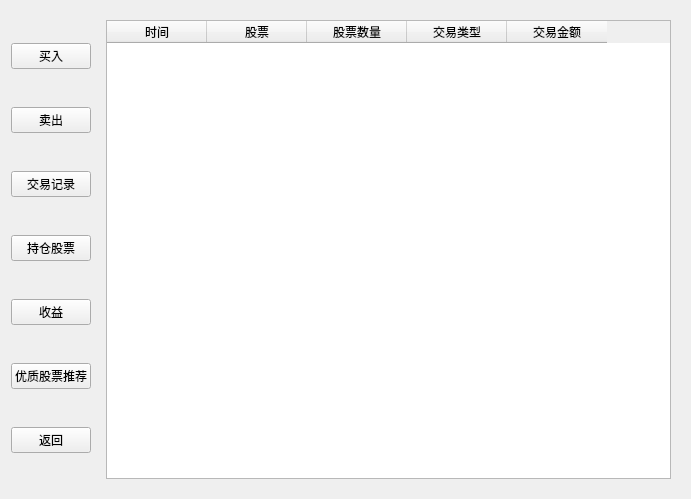
<?xml version="1.0" encoding="UTF-8"?>
<ui version="4.0">
 <class>buyin</class>
 <widget class="QWidget" name="buyin">
  <property name="geometry">
   <rect>
    <x>0</x>
    <y>0</y>
    <width>691</width>
    <height>499</height>
   </rect>
  </property>
  <property name="windowTitle">
   <string>Form</string>
  </property>
  <layout class="QGridLayout" name="gridLayout">
   <item row="0" column="0">
    <layout class="QVBoxLayout" name="verticalLayout">
     <item>
      <widget class="QPushButton" name="BuyInButton">
       <property name="text">
        <string>买入</string>
       </property>
      </widget>
     </item>
     <item>
      <widget class="QPushButton" name="SellOutButton">
       <property name="text">
        <string>卖出</string>
       </property>
      </widget>
     </item>
     <item>
      <widget class="QPushButton" name="TradingRecordButton">
       <property name="text">
        <string>交易记录</string>
       </property>
      </widget>
     </item>
     <item>
      <widget class="QPushButton" name="PositionButton">
       <property name="text">
        <string>持仓股票</string>
       </property>
      </widget>
     </item>
     <item>
      <widget class="QPushButton" name="IncomeButton">
       <property name="text">
        <string>收益</string>
       </property>
      </widget>
     </item>
     <item>
      <widget class="QPushButton" name="RecommendButton">
       <property name="text">
        <string>优质股票推荐</string>
       </property>
      </widget>
     </item>
     <item>
      <widget class="QPushButton" name="returnbutton">
       <property name="text">
        <string>返回</string>
       </property>
      </widget>
     </item>
    </layout>
   </item>
   <item row="0" column="1">
    <widget class="QStackedWidget" name="stackedWidget">
     <property name="frameShape">
      <enum>QFrame::NoFrame</enum>
     </property>
     <property name="currentIndex">
      <number>2</number>
     </property>
     <widget class="QWidget" name="BuyinPage">
      <layout class="QGridLayout" name="gridLayout_2">
       <item row="1" column="0">
        <spacer name="verticalSpacer">
         <property name="orientation">
          <enum>Qt::Vertical</enum>
         </property>
         <property name="sizeType">
          <enum>QSizePolicy::Fixed</enum>
         </property>
         <property name="sizeHint" stdset="0">
          <size>
           <width>20</width>
           <height>20</height>
          </size>
         </property>
        </spacer>
       </item>
       <item row="2" column="0">
        <layout class="QHBoxLayout" name="horizontalLayout">
         <item>
          <widget class="QPushButton" name="BuyResetButton">
           <property name="text">
            <string>重填</string>
           </property>
          </widget>
         </item>
         <item>
          <widget class="QPushButton" name="BuyComfirmButton">
           <property name="text">
            <string>确定下单</string>
           </property>
          </widget>
         </item>
        </layout>
       </item>
       <item row="0" column="0">
        <layout class="QHBoxLayout" name="horizontalLayout_5">
         <item>
          <widget class="QFrame" name="SellOutFrame_3">
           <property name="minimumSize">
            <size>
             <width>0</width>
             <height>0</height>
            </size>
           </property>
           <property name="frameShape">
            <enum>QFrame::StyledPanel</enum>
           </property>
           <property name="frameShadow">
            <enum>QFrame::Plain</enum>
           </property>
           <layout class="QVBoxLayout" name="verticalLayout_8">
            <item>
             <widget class="QLabel" name="BuyStockCodeLabel_2">
              <property name="text">
               <string>证券代码</string>
              </property>
             </widget>
            </item>
            <item>
             <widget class="QLabel" name="BuyNameLabe_2">
              <property name="text">
               <string>股东名称</string>
              </property>
             </widget>
            </item>
            <item>
             <widget class="QLabel" name="BuyPriceLabel_2">
              <property name="text">
               <string>买入价格</string>
              </property>
             </widget>
            </item>
            <item>
             <widget class="QLabel" name="BuyFindLabel_2">
              <property name="text">
               <string>可用资金</string>
              </property>
             </widget>
            </item>
            <item>
             <widget class="QLabel" name="MaxBuyLabel_2">
              <property name="text">
               <string>最大可买</string>
              </property>
             </widget>
            </item>
            <item>
             <widget class="QLabel" name="BuyQuantityLabel_2">
              <property name="text">
               <string>买入数量</string>
              </property>
             </widget>
            </item>
           </layout>
          </widget>
         </item>
         <item>
          <layout class="QVBoxLayout" name="verticalLayout_9">
           <item>
            <widget class="QComboBox" name="BuyInStockCodeBox">
             <item>
              <property name="text">
               <string>Apple</string>
              </property>
             </item>
             <item>
              <property name="text">
               <string>Amazon</string>
              </property>
             </item>
             <item>
              <property name="text">
               <string>Google</string>
              </property>
             </item>
             <item>
              <property name="text">
               <string>IBM</string>
              </property>
             </item>
             <item>
              <property name="text">
               <string>Intel</string>
              </property>
             </item>
             <item>
              <property name="text">
               <string>JetBlue</string>
              </property>
             </item>
             <item>
              <property name="text">
               <string>Meta</string>
              </property>
             </item>
             <item>
              <property name="text">
               <string>Microsoft</string>
              </property>
             </item>
            </widget>
           </item>
           <item>
            <widget class="QLineEdit" name="BuyInNameLine"/>
           </item>
           <item>
            <widget class="QLineEdit" name="BuyInPriceLine"/>
           </item>
           <item>
            <widget class="QLineEdit" name="BuyInFundLine"/>
           </item>
           <item>
            <widget class="QLineEdit" name="BuyInMaxLine"/>
           </item>
           <item>
            <widget class="QLineEdit" name="BuyInQuantityLine"/>
           </item>
          </layout>
         </item>
        </layout>
       </item>
       <item row="3" column="0">
        <spacer name="verticalSpacer_2">
         <property name="orientation">
          <enum>Qt::Vertical</enum>
         </property>
         <property name="sizeHint" stdset="0">
          <size>
           <width>20</width>
           <height>40</height>
          </size>
         </property>
        </spacer>
       </item>
      </layout>
     </widget>
     <widget class="QWidget" name="SellOutPage">
      <layout class="QGridLayout" name="gridLayout_3">
       <item row="1" column="0">
        <spacer name="verticalSpacer_3">
         <property name="orientation">
          <enum>Qt::Vertical</enum>
         </property>
         <property name="sizeType">
          <enum>QSizePolicy::Fixed</enum>
         </property>
         <property name="sizeHint" stdset="0">
          <size>
           <width>20</width>
           <height>20</height>
          </size>
         </property>
        </spacer>
       </item>
       <item row="0" column="0">
        <layout class="QHBoxLayout" name="horizontalLayout_2">
         <item>
          <widget class="QFrame" name="SellOutFrame">
           <property name="minimumSize">
            <size>
             <width>0</width>
             <height>0</height>
            </size>
           </property>
           <property name="frameShape">
            <enum>QFrame::StyledPanel</enum>
           </property>
           <property name="frameShadow">
            <enum>QFrame::Plain</enum>
           </property>
           <layout class="QVBoxLayout" name="verticalLayout_4">
            <item>
             <widget class="QLabel" name="SellStockCodeLabel">
              <property name="text">
               <string>证券代码</string>
              </property>
             </widget>
            </item>
            <item>
             <widget class="QLabel" name="SellNameLabel">
              <property name="text">
               <string>股东名称</string>
              </property>
             </widget>
            </item>
            <item>
             <widget class="QLabel" name="SellPriceLable">
              <property name="text">
               <string>卖出价格</string>
              </property>
             </widget>
            </item>
            <item>
             <widget class="QLabel" name="SellFundLabel">
              <property name="text">
               <string>可用资金</string>
              </property>
             </widget>
            </item>
            <item>
             <widget class="QLabel" name="MaxSellLabel">
              <property name="text">
               <string>最大可卖</string>
              </property>
             </widget>
            </item>
            <item>
             <widget class="QLabel" name="SellQuantityLabel">
              <property name="text">
               <string>卖出数量</string>
              </property>
             </widget>
            </item>
           </layout>
          </widget>
         </item>
         <item>
          <layout class="QVBoxLayout" name="verticalLayout_6">
           <item>
            <widget class="QComboBox" name="SellOutStockCodeBox">
             <item>
              <property name="text">
               <string>Apple</string>
              </property>
             </item>
             <item>
              <property name="text">
               <string>Amazon</string>
              </property>
             </item>
             <item>
              <property name="text">
               <string>Google</string>
              </property>
             </item>
             <item>
              <property name="text">
               <string>IBM</string>
              </property>
             </item>
             <item>
              <property name="text">
               <string>Intel</string>
              </property>
             </item>
             <item>
              <property name="text">
               <string>JetBlue</string>
              </property>
             </item>
             <item>
              <property name="text">
               <string>Meta</string>
              </property>
             </item>
             <item>
              <property name="text">
               <string>Microsoft</string>
              </property>
             </item>
            </widget>
           </item>
           <item>
            <widget class="QLineEdit" name="SellOutNameLine"/>
           </item>
           <item>
            <widget class="QLineEdit" name="SellOutPriceLine"/>
           </item>
           <item>
            <widget class="QLineEdit" name="SellOutFundLine"/>
           </item>
           <item>
            <widget class="QLineEdit" name="SellOutMaxLine"/>
           </item>
           <item>
            <widget class="QLineEdit" name="SellOutQuantityLine"/>
           </item>
          </layout>
         </item>
        </layout>
       </item>
       <item row="2" column="0">
        <layout class="QHBoxLayout" name="horizontalLayout_3">
         <item>
          <widget class="QPushButton" name="SellResetButton">
           <property name="text">
            <string>重填</string>
           </property>
          </widget>
         </item>
         <item>
          <widget class="QPushButton" name="SellComfirmButton">
           <property name="text">
            <string>卖出</string>
           </property>
          </widget>
         </item>
        </layout>
       </item>
       <item row="3" column="0">
        <spacer name="verticalSpacer_4">
         <property name="orientation">
          <enum>Qt::Vertical</enum>
         </property>
         <property name="sizeHint" stdset="0">
          <size>
           <width>20</width>
           <height>40</height>
          </size>
         </property>
        </spacer>
       </item>
      </layout>
     </widget>
     <widget class="QWidget" name="RecordPage">
      <layout class="QGridLayout" name="gridLayout_4">
       <item row="0" column="0">
        <widget class="QTableWidget" name="RecordTable">
         <column>
          <property name="text">
           <string>时间</string>
          </property>
         </column>
         <column>
          <property name="text">
           <string>股票</string>
          </property>
         </column>
         <column>
          <property name="text">
           <string>股票数量</string>
          </property>
         </column>
         <column>
          <property name="text">
           <string>交易类型</string>
          </property>
         </column>
         <column>
          <property name="text">
           <string>交易金额</string>
          </property>
         </column>
        </widget>
       </item>
      </layout>
     </widget>
     <widget class="QWidget" name="PositionPage">
      <layout class="QGridLayout" name="gridLayout_5">
       <item row="0" column="0">
        <spacer name="verticalSpacer_5">
         <property name="orientation">
          <enum>Qt::Vertical</enum>
         </property>
         <property name="sizeType">
          <enum>QSizePolicy::Expanding</enum>
         </property>
         <property name="sizeHint" stdset="0">
          <size>
           <width>0</width>
           <height>160</height>
          </size>
         </property>
        </spacer>
       </item>
       <item row="0" column="1">
        <widget class="QTableWidget" name="holdingTable">
         <row>
          <property name="text">
           <string>Apple</string>
          </property>
         </row>
         <row>
          <property name="text">
           <string>Amazon</string>
          </property>
         </row>
         <row>
          <property name="text">
           <string>Google</string>
          </property>
         </row>
         <row>
          <property name="text">
           <string>IBM</string>
          </property>
         </row>
         <row>
          <property name="text">
           <string>Intel</string>
          </property>
         </row>
         <row>
          <property name="text">
           <string>JetBlue</string>
          </property>
         </row>
         <row>
          <property name="text">
           <string>Microsoft</string>
          </property>
         </row>
         <row>
          <property name="text">
           <string>Summary</string>
          </property>
         </row>
         <column>
          <property name="text">
           <string>所持股票数量</string>
          </property>
         </column>
         <column>
          <property name="text">
           <string>股票资产</string>
          </property>
         </column>
        </widget>
       </item>
      </layout>
     </widget>
     <widget class="QWidget" name="IncomePage">
      <layout class="QGridLayout" name="gridLayout_6"/>
     </widget>
     <widget class="QWidget" name="RecommendPage">
      <widget class="QLabel" name="label_6">
       <property name="geometry">
        <rect>
         <x>0</x>
         <y>10</y>
         <width>63</width>
         <height>18</height>
        </rect>
       </property>
       <property name="text">
        <string>6</string>
       </property>
      </widget>
     </widget>
    </widget>
   </item>
  </layout>
 </widget>
 <resources/>
 <connections/>
</ui>
